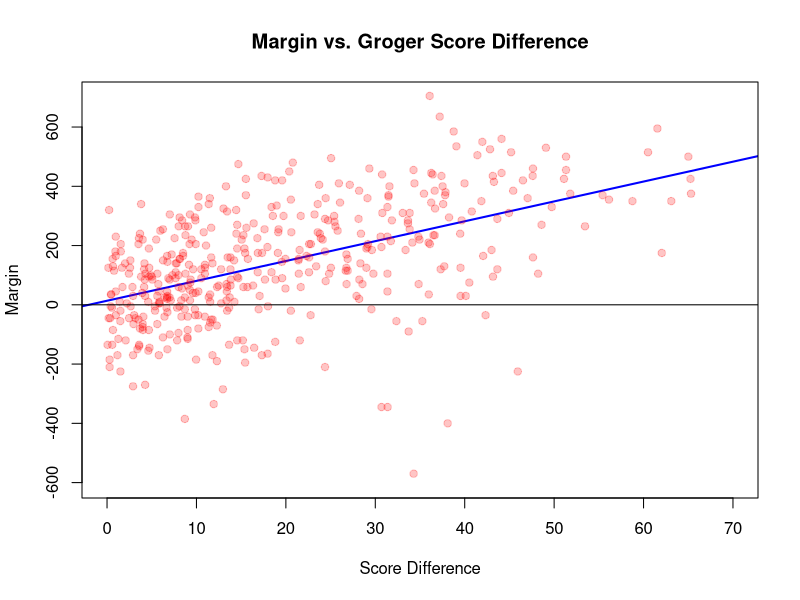

Write the R code that produced this figure.
margindata <- read.csv('margin2.csv')
lin <- lm(margin ~ diff, data = margindata)
x <- seq(-80,80,1)
plot(x,lin[['coefficients']][['(Intercept)']]+x*lin[['coefficients']][['diff']],
     main='Margin vs. Groger Score Difference',
     xlab='Score Difference',
     xlim=c(0,70),
     ylab='Margin',
     ylim=c(-600,700),
     type='l',
     col='blue',
     lwd=2)
points(margindata[['diff']],margindata[['margin']],
       pch=19,
       cex=1,
       col=rgb(red = 1, green = 0, blue = 0, alpha = 100/dim(margindata)[1]))
abline(a=0, b=0)
summary(lin)